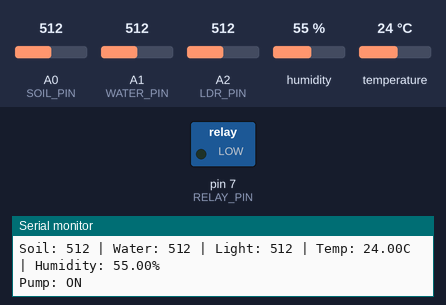
A sketch run on a simulated Arduino Uno, built with avr-gcc and run on an emulated ATmega328P. Shown: switched loads named in the sketch (green lamp = pin HIGH), the last lines printed to the serial monitor. Inputs (shaded band) come from the test bench; at power-on: A0 (SOIL_PIN) = 512, A2 (LDR_PIN) = 512, A1 (WATER_PIN) = 512, humidity 55 %, temperature 24 °C.

Above: at 2.8 s.
2.9 s: A0 (SOIL_PIN) set to 482
At 4.4 s:
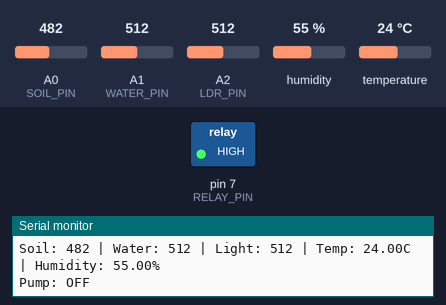
5.6 s: A0 (SOIL_PIN) set to 716
At 7.4 s:
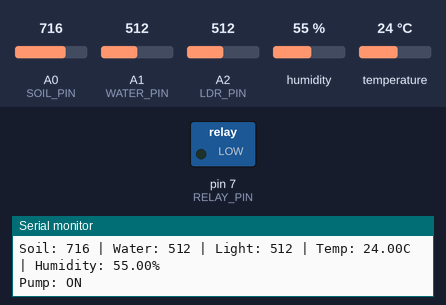
8.3 s: A2 (LDR_PIN) set to 307
14.3 s: A2 (LDR_PIN) set to 294
At 17.5 s:
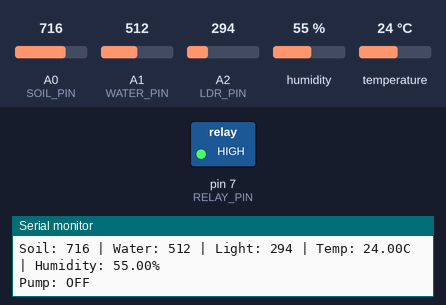
17.8 s: A2 (LDR_PIN) set to 306
At 19.5 s:
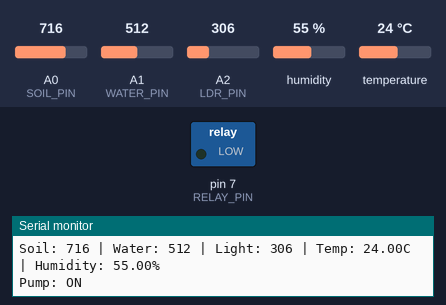
Timing chart, 0 to 21.0 s (numbered marks = the images above; inputs shaded):
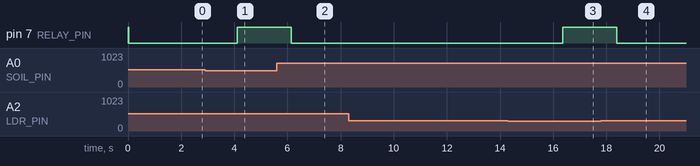

The sketch:

controller.ino
```cpp
#include <DHT.h>

#define SOIL_PIN      A0
#define WATER_PIN     A1
#define LDR_PIN       A2
#define DHT_PIN       2
#define RELAY_PIN     7
#define DHT_TYPE      DHT11

DHT dht(DHT_PIN, DHT_TYPE);

const int SOIL_DRY   = 500;
const int WATER_LOW  = 200;
const int LIGHT_MIN  = 300;

void setup() {
  Serial.begin(9600);
  pinMode(RELAY_PIN, OUTPUT);
  digitalWrite(RELAY_PIN, HIGH);
  dht.begin();
}

void loop() {
  int soil       = analogRead(SOIL_PIN);
  int water      = analogRead(WATER_PIN);
  int light      = analogRead(LDR_PIN);
  float temp     = dht.readTemperature();
  float humidity = dht.readHumidity();

  Serial.print("Soil: ");     Serial.print(soil);
  Serial.print(" | Water: "); Serial.print(water);
  Serial.print(" | Light: "); Serial.print(light);
  Serial.print(" | Temp: ");  Serial.print(temp);
  Serial.print("C | Humidity: "); Serial.print(humidity);
  Serial.println("%");

  bool soilDry        = soil  > SOIL_DRY;
  bool waterAvailable = water > WATER_LOW;
  bool isDaytime      = light > LIGHT_MIN;

  if (soilDry && waterAvailable && isDaytime) {
    digitalWrite(RELAY_PIN, LOW);
    Serial.println("Pump: ON");
  } else {
    digitalWrite(RELAY_PIN, HIGH);
    Serial.println("Pump: OFF");
  }

  delay(2000);
}
```

Measured:
- the behaviour switches between 501 and 500 on A0 (SOIL_PIN) (found by bisection; images 0 and 1)
- the behaviour switches between 301 and 300 on A2 (LDR_PIN) (found by bisection; images 2 and 3)
- after the input at 2.9 s, pin 7 (RELAY_PIN): LOW → HIGH after 1.2 s
- after the input at 5.6 s, pin 7 (RELAY_PIN): HIGH → LOW after 0.55 s
- after the input at 14.3 s, pin 7 (RELAY_PIN): LOW → HIGH after 2.1 s
- after the input at 17.8 s, pin 7 (RELAY_PIN): HIGH → LOW after 0.60 s
